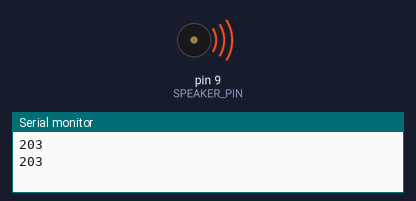
Simulated run of this sketch. Board: Arduino Uno, built with avr-gcc and run on an emulated ATmega328P. Parts: buzzer (waves = sounding), the last lines printed to the serial monitor.

Above: at 0.6 s.
At 18.0 s:
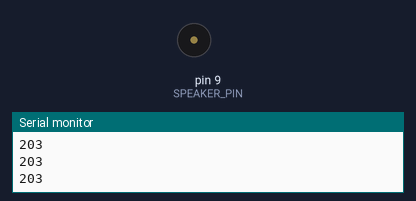
Timing chart, 0 to 34.0 s (numbered marks = the images above):
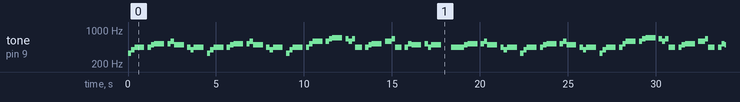

The sketch:

Buzzer.ino
```cpp
#include "Notes.h"
#include "MarioSong.h"
#include "PirattesSong.h"
#define SPEAKER_PIN 9

int note = 0;
int songLength = sizeof(pirattes)/sizeof(Sound);
float tempo = 1.5;


void setup() {

  pinMode(SPEAKER_PIN, OUTPUT);
  Serial.begin(115200);
}


void loop() {

  playNote(pirattes[note].note, pirattes[note].beat * tempo);

  note++;
  Serial.println(songLength);
  if (note >= songLength) {
    note = 0;
  }
}


void playNote(int note, int duration) {

  tone(SPEAKER_PIN, note, duration);  //tone(pin,frequency,duration)
  delay(duration);
}
```

MarioSong.h
```cpp
#include "Sound.h"

//https://www.princetronics.com/supermariothemesong/
Sound mario[] = {
  {  NOTE_C4 , 160  },
  {  NOTE_C5  , 160  },
  {  NOTE_A3  , 160  },
  {  NOTE_A4  , 160  },
  {  NOTE_AS3 , 160  },
  {  NOTE_AS4 , 160  },
  { 0 , 80 },
  { 0 , 40 },
  {  NOTE_C4  , 160  },
  {  NOTE_C5  , 160  },
  {  NOTE_A3  , 160  },
  {  NOTE_A4  , 160  },
  {  NOTE_AS3 , 160  },
  {  NOTE_AS4 , 160  },
  { 0 , 80 },
  { 0 , 40 },
  {  NOTE_F3  , 160  },
  {  NOTE_F4  , 160  },
  {  NOTE_D3  , 160  },
  {  NOTE_D4  , 160  },
  {  NOTE_DS3 , 160  },
  {  NOTE_DS4 , 160  },
  { 0 , 80 },
  { 0 , 40 },
  {  NOTE_F3  , 160  },
  {  NOTE_F4  , 160  },
  {  NOTE_D3  , 160  },
  {  NOTE_D4  , 160  },
  {  NOTE_DS3 , 160  },
  {  NOTE_DS4 , 160  },
  { 0 , 80 },
  { 0 , 80 },
  {  NOTE_DS4 , 240  },
  {  NOTE_CS4 , 240  },
  {  NOTE_D4  , 240  },
  {  NOTE_CS4 , 80 },
  {  NOTE_DS4 , 80 },
  {  NOTE_DS4 , 80 },
  {  NOTE_GS3 , 80 },
  {  NOTE_G3  , 80 },
  {  NOTE_CS4 , 80 },
  {  NOTE_C4  , 240  },
  {  NOTE_FS4 , 240  },
  {  NOTE_F4  , 240  },
  {  NOTE_E3  , 240  },
  {  NOTE_AS4 , 240  },
  {  NOTE_A4  , 240  },
  {  NOTE_GS4 , 130  },
  {  NOTE_DS4 , 130  },
  {  NOTE_B3  , 130  },
  {  NOTE_AS3 , 130  },
  {  NOTE_A3  , 130  },
  {  NOTE_GS3 , 130  },
  { 0 , 40 },
  { 0 , 40 },
  { 0 , 40 }
};
```

Notes.h
```cpp
#define NOTE_B0  31
#define NOTE_C1  33
#define NOTE_CS1 35
#define NOTE_D1  37
#define NOTE_DS1 39
#define NOTE_E1  41
#define NOTE_F1  44
#define NOTE_FS1 46
#define NOTE_G1  49
#define NOTE_GS1 52
#define NOTE_A1  55
#define NOTE_AS1 58
#define NOTE_B1  62
#define NOTE_C2  65
#define NOTE_CS2 69
#define NOTE_D2  73
#define NOTE_DS2 78
#define NOTE_E2  82
#define NOTE_F2  87
#define NOTE_FS2 93
#define NOTE_G2  98
#define NOTE_GS2 104
#define NOTE_A2  110
#define NOTE_AS2 117
#define NOTE_B2  123
#define NOTE_C3  131
#define NOTE_CS3 139
#define NOTE_D3  147
#define NOTE_DS3 156
#define NOTE_E3  165
#define NOTE_F3  175
#define NOTE_FS3 185
#define NOTE_G3  196
#define NOTE_GS3 208
#define NOTE_A3  220
#define NOTE_AS3 233
#define NOTE_B3  247
#define NOTE_C4  262
#define NOTE_CS4 277
#define NOTE_D4  294
#define NOTE_DS4 311
#define NOTE_E4  330
#define NOTE_F4  349
#define NOTE_FS4 370
#define NOTE_G4  392
#define NOTE_GS4 415
#define NOTE_A4  440
#define NOTE_AS4 466
#define NOTE_B4  494
#define NOTE_C5  523
#define NOTE_CS5 554
#define NOTE_D5  587
#define NOTE_DS5 622
#define NOTE_E5  659
#define NOTE_F5  698
#define NOTE_FS5 740
#define NOTE_G5  784
#define NOTE_GS5 831
#define NOTE_A5  880
#define NOTE_AS5 932
#define NOTE_B5  988
#define NOTE_C6  1047
#define NOTE_CS6 1109
#define NOTE_D6  1175
#define NOTE_DS6 1245
#define NOTE_E6  1319
#define NOTE_F6  1397
#define NOTE_FS6 1480
#define NOTE_G6  1568
#define NOTE_GS6 1661
#define NOTE_A6  1760
#define NOTE_AS6 1865
#define NOTE_B6  1976
#define NOTE_C7  2093
#define NOTE_CS7 2217
#define NOTE_D7  2349
#define NOTE_DS7 2489
#define NOTE_E7  2637
#define NOTE_F7  2794
#define NOTE_FS7 2960
#define NOTE_G7  3136
#define NOTE_GS7 3322
#define NOTE_A7  3520
#define NOTE_AS7 3729
#define NOTE_B7  3951
#define NOTE_C8  4186
#define NOTE_CS8 4435
#define NOTE_D8  4699
#define NOTE_DS8 4978
```

PirattesSong.h
```cpp
#include "Sound.h"

//https://github.com/xitangg/-Pirates-of-the-Caribbean-Theme-Song/blob/master/Pirates_of_the_Caribbean_-_Theme_Song.ino
Sound pirattes[] = {
  {  NOTE_E4 , 125 },
  {  NOTE_G4  , 125 },
  {  NOTE_A4  , 250 },
  {  NOTE_A4  , 125 },
  { 0 , 125 },
  {  NOTE_A4 , 125 },
  {  NOTE_B4  , 125 },
  {  NOTE_C5  , 250 },
  {  NOTE_C5  , 125 },
  { 0 , 125 },
  {  NOTE_C5 , 125 },
  {  NOTE_D5  , 125 },
  {  NOTE_B4  , 250 },
  {  NOTE_B4  , 125 },
  { 0 , 125 },
  {  NOTE_A4 , 125 },
  {  NOTE_G4  , 125 },
  {  NOTE_A4  , 375 },
  { 0 , 125 },
  {  NOTE_E4 , 125 },
  {  NOTE_G4  , 125 },
  {  NOTE_A4  , 250 },
  {  NOTE_A4  , 125 },
  { 0 , 125 },
  {  NOTE_A4 , 125 },
  {  NOTE_B4  , 125 },
  {  NOTE_C5  , 250 },
  {  NOTE_C5  , 125 },
  { 0 , 125 },
  {  NOTE_C5 , 125 },
  {  NOTE_D5  , 125 },
  {  NOTE_B4  , 250 },
  {  NOTE_B4  , 125 },
  { 0 , 125 },
  {  NOTE_A4 , 125 },
  {  NOTE_G4  , 125 },
  {  NOTE_A4  , 375 },
  { 0 , 125 },
  {  NOTE_E4 , 125 },
  {  NOTE_G4  , 125 },
  {  NOTE_A4  , 250 },
  {  NOTE_A4  , 125 },
  { 0 , 125 },
  { NOTE_A4 , 125 },
  {  NOTE_C5  , 125 },
  {  NOTE_D5  , 250 },
  {  NOTE_D5  , 125 },
  { 0 , 125 },
  {  NOTE_D5 , 125 },
  {  NOTE_E5  , 125 },
  {  NOTE_F5  , 250 },
  {  NOTE_F5  , 125 },
  { 0 , 125 },
  {  NOTE_E5 , 125 },
  {  NOTE_D5  , 125 },
  {  NOTE_E5  , 125 },
  {  NOTE_A4  , 250 },
  { 0 , 125 },
  {  NOTE_A4 , 125 },
  {  NOTE_B4  , 125 },
  {  NOTE_C5  , 250 },
  {  NOTE_C5  , 125 },
  { 0 , 125 },
  {  NOTE_D5 , 250 },
  {  NOTE_E5  , 125 },
  {  NOTE_A4  , 250 },
  { 0 , 125 },
  {  NOTE_A4 , 125 },
  {  NOTE_C5  , 125 },
  {  NOTE_B4  , 250 },
  {  NOTE_B4  , 125 },
  { 0 , 125 },
  { NOTE_C5 , 125 },
  {  NOTE_A4  , 125 },
  {  NOTE_B4  , 375 },
  { 0 , 375 },
  { NOTE_A4 , 250 },
  {  NOTE_A4  , 125 },
  { NOTE_A4 , 125 },
  {  NOTE_B4  , 125 },
  {  NOTE_C5  , 250 },
  {  NOTE_C5  , 125 },
  { 0 , 125 },
  { NOTE_C5 , 125 },
  {  NOTE_D5  , 125 },
  {  NOTE_B4  , 250 },
  {  NOTE_B4  , 125 },
  { 0 , 125 },
  { NOTE_A4 , 125 },
  {  NOTE_G4  , 125 },
  {  NOTE_A4  , 375 },
  { 0 , 125 },
  { NOTE_E4 , 125 },
  {  NOTE_G4  , 125 },
  {  NOTE_A4  , 250 },
  {  NOTE_A4  , 125 },
  { 0 , 125 },
  { NOTE_A4 , 125 },
  {  NOTE_B4  , 125 },
  {  NOTE_C5  , 250 },
  {  NOTE_C5  , 125 },
  { 0 , 125 },
  { NOTE_C5 , 125 },
  {  NOTE_D5  , 125 },
  {  NOTE_B4  , 250 },
  {  NOTE_B4  , 125 },
  { 0 , 125 },
  { NOTE_A4 , 125 },
  {  NOTE_G4  , 125 },
  {  NOTE_A4  , 375 },
  { 0 , 125 },
  { NOTE_E4 , 125 },
  {  NOTE_G4  , 125 },
  {  NOTE_A4  , 250 },
  {  NOTE_A4  , 125 },
  { 0 , 125 },
  { NOTE_A4 , 125 },
  {  NOTE_C5  , 125 },
  {  NOTE_D5  , 250 },
  {  NOTE_D5  , 125 },
  { 0 , 125 },
  { NOTE_D5 , 125 },
  {  NOTE_E5  , 125 },
  {  NOTE_F5  , 250 },
  {  NOTE_F5  , 125 },
  { 0 , 125 },
  { NOTE_E5 , 125 },
  {  NOTE_D5  , 125 },
  {  NOTE_E5  , 125 },
  {  NOTE_A4  , 250 },
  { 0 , 125 },
  { NOTE_A4 , 125 },
  {  NOTE_B4  , 125 },
  {  NOTE_C5  , 250 },
  {  NOTE_C5  , 125 },
  { 0 , 125 },
  { NOTE_D5 , 250 },
  {  NOTE_E5  , 125 },
  {  NOTE_A4  , 250 },
  { 0 , 125 },
  { NOTE_A4 , 125 },
  {  NOTE_C5  , 125 },
  {  NOTE_B4  , 250 },
  {  NOTE_B4  , 125 },
  { 0 , 125 },
  { NOTE_C5 , 125 },
  {  NOTE_A4  , 125 },
  {  NOTE_B4  , 375 },
  { 0 , 375 },
  { NOTE_E5 , 250 },
  { 0 , 125 },
  { 0 , 375 },
  {  NOTE_F5  , 250 },
  { 0 , 125 },
  { 0 , 375 },
  { NOTE_E5 , 125 },
  {  NOTE_E5  , 125 },
  { 0 , 125 },
  {  NOTE_G5  , 125 },
  { 0 , 125 },
  {  NOTE_E5  , 125 },
  {  NOTE_D5  , 125 },
  { 0 , 125 },
  { 0 , 375 },
  {  NOTE_D5 , 250 },
  { 0 , 125 },
  { 0 , 375 },
  {  NOTE_C5  , 250 },
  { 0 , 125 },
  { 0 , 375 },
  { NOTE_B4 , 125 },
  {  NOTE_C5  , 125 },
  { 0 , 125 },
  {  NOTE_B4  , 125 },
  { 0 , 125 },
  {  NOTE_A4  , 500 },
  { NOTE_E5 , 250 },
  { 0 , 125 },
  { 0 , 375 },
  {  NOTE_F5  , 250 },
  { 0 , 125 },
  { 0 , 375 },
  {  NOTE_E5 , 125 },
  {  NOTE_E5  , 125 },
  { 0 , 125 },
  {  NOTE_G5  , 125 },
  { 0 , 125 },
  {  NOTE_E5  , 125 },
  {  NOTE_D5  , 125 },
  { 0 , 125 },
  { 0 , 375 },
  {  NOTE_D5 , 250 },
  { 0 , 125 },
  { 0 , 375 },
  {  NOTE_C5  , 250 },
  { 0 , 125 },
  { 0 , 375 },
  { NOTE_B4 , 125 },
  { NOTE_C5  , 125 },
  { 0 , 125 },
  {  NOTE_B4  , 125 },
  { 0 , 125 },
  {  NOTE_A4  , 500 }
};
```

Sound.h
```cpp
#ifndef SOUND_H
#define SOUND_H


struct Sound {
  int note;
  int beat;
};

#endif
```

Measured:
- by itself, tone on pin 9 (SPEAKER_PIN): plays 330 Hz for 0.19 s, 392 Hz for 0.19 s, 440 Hz for 0.56 s, 440 Hz for 0.19 s, 494 Hz for 0.19 s, 523 Hz for 0.56 s … (303 notes in this stretch)
